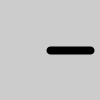
Frame 1 (no input)
Frame 60 (the mouse pressed at the canvas centre just before this capture): identical to frame 1, image omitted
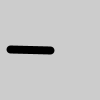
Frame 120 (the mouse held since frame 60 and released just before this capture)

The Processing sketch that drew these frames (run headless with seeded random() and noise(); from frame 60 on, the mouse is pressed at the canvas centre):

// Processing sketch: _10
// ── _10.pde
// Use rotate() to move a shape
void setup() {
  size(100, 100);
  strokeWeight(8);
  smooth();
}

void draw() {
  background(204);
  float angle = map(mouseX, 0, width, 0, TWO_PI);
  translate(50, 50);
  rotate(angle);
  line(0, 0, 40, 0);
}
